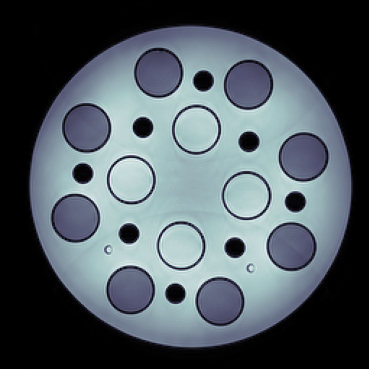
#> input picture tests/sample_image_of_dicom_data.png, 369 x 369 px
$ python -i dicom_processing_utils.py   (imports and definitions only)
#> lines starting #> are read from the running program, lines starting #| are printed output that depends on the picture
"""
Utilities for processing DICOM files
"""


import os
import tempfile

import cv2 as cv
from matplotlib import pyplot
import numpy
import pydicom


def find_circles_in_image(filename):
    """
    Uses the Hough Circle Transform to find circles in a given image
    """
#> called with filename = '../tests/sample_image_of_dicom_data.png'
    source_image = cv.imread(cv.samples.findFile(filename), cv.IMREAD_COLOR) # pylint: disable=no-member
#> source_image is the input picture: shape (369, 369, 3); mean B, G, R 96, 88.9, 78.8
    grayscale_image = cv.cvtColor(source_image, cv.COLOR_BGR2GRAY) # pylint: disable=no-member
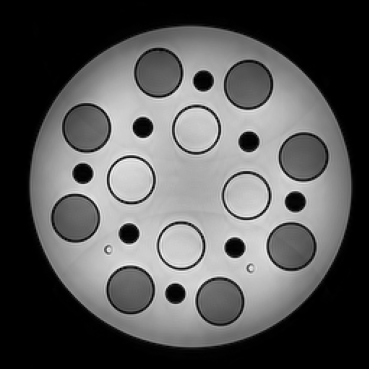
#> grayscale_image: shape (369, 369); min 0, max 249, mean 86.7
    grayscale_image = cv.medianBlur(grayscale_image, 5) # pylint: disable=no-member
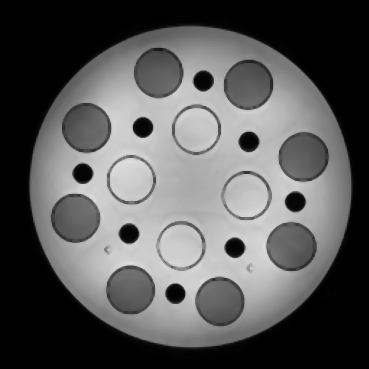
#> grayscale_image: shape (369, 369); min 0, max 222, mean 87.5
    rows = grayscale_image.shape[0]
#> rows = 369
    circles = cv.HoughCircles( # pylint: disable=no-member
        grayscale_image,
        cv.HOUGH_GRADIENT, # pylint: disable=no-member
        1,
        rows/16,
        param1=100,
        param2=30,
        minRadius=1,
        maxRadius=30,
    )
#> circles = 20 rows, first 8: [219.5, 300.5, 24.3], [180.5, 245.5, 21.2], [247.5, 84.5, 24.6], [157.5, 72.5, 25.4], [74.5, 217.5, 24.1], [196.5, 129.5, 24.5], [131.5, 179.5, 24.3], [291.5, 245.5, 24.6]
    return circles[0]


class DICOMHandler():
    """
    Loads and encapsulates a DICOM file and provides methods to process it and yield data
    """
    def __init__(self, filename):
        """
        Initialise and use pydicom to read a DICOM file
        """
        self.dataset = pydicom.dcmread(filename)
        self._circles = None

    @property
    def circles(self):
        """
        Property to access the circles data in the DICOM
        """
        if not self._circles:
            self.find_circles_in_dicom()
        return self._circles

    def _export_dataset_as_png(self, filename):
        """
        Private function to convert DICOM data to a format useable by OpenCV
        """
        if self.dataset.pixel_array.any():
            # convert array to matplot image amd save as png
            pyplot.imshow(self.dataset.pixel_array, cmap=pyplot.cm.bone) # pylint: disable=no-member
            pyplot.axis('off')
            pyplot.savefig(filename, format='png', bbox_inches='tight', pad_inches=0)

    def find_circles_in_dicom(self):
        """
        Creates a temporary directory and file for the image file and then
        finds the circles in the image, storing it on the object's property
        """
        with tempfile.TemporaryDirectory() as tmp:
            filename = os.path.join(tmp, "DICOM_temp.png")
            self._export_dataset_as_png(filename)
            self._circles = find_circles_in_image(filename)

    def output_circles_to_csv(self, filename):
        """
        I/O function to write the data to a csv file
        """
        numpy.savetxt(filename, self.circles, delimiter=',')

>>> result = find_circles_in_image('../tests/sample_image_of_dicom_data.png')
#> result has the same summary as circles in find_circles_in_image
